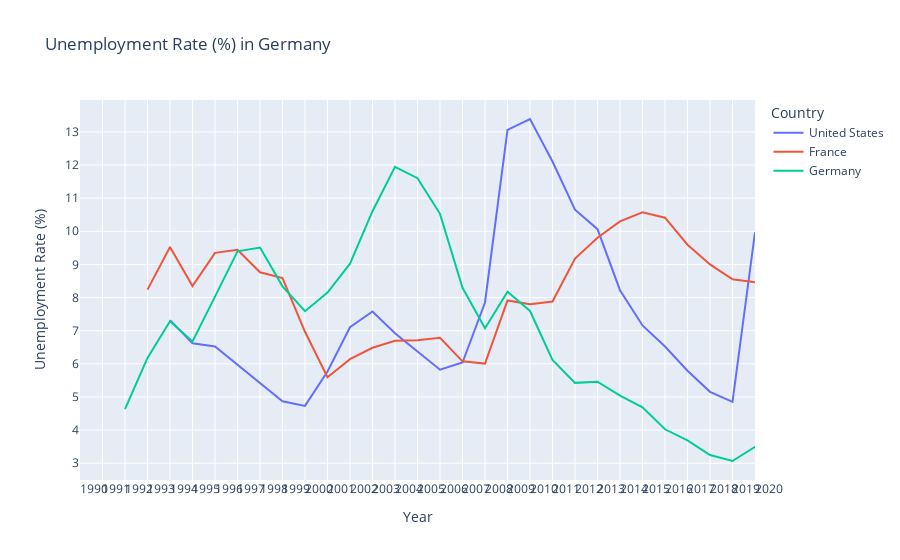

The cell this chart's notebook holds for it:
### Markdown cell above
### 3. Visualisierung

---

Als nächstes werden wir den ursprünglichen Datensatz nehmen `df` und visualisieren die Daten aller 3 Länder in einer Figur.
Visualisieren dafür 

- *Gestalte bitte den Graphen so das er eine klare und minimalitische Übersicht der Daten wiedergibt.*

### Code cell
# Ein Diagramm mit den Daten aller drei Länder in einer Figur
fig = px.line(



# Entferne den Hastag und vervollständige den Code



)

fig.update_xaxes(dtick=1, tickangle=1)
fig.update_yaxes(dtick=1, tickangle=1)
fig.show()

### Figure 1 — Plotly figure (JSON) as saved in the notebook; plotly's stock layout.template omitted (floating-point values rounded to 4 significant figures)
{"data": [{"hovertemplate": "Country=United States<br>Year=%{x}<br>Unemployment Rate (%)=%{y}<extra></extra>", "legendgroup": "United States", "line": {"color": "#636efa", "dash": "solid"}, "marker": {"symbol": "circle"}, "mode": "lines", "name": "United States", "orientation": "v", "showlegend": true, "type": "scatter", "x": [2020, 2019, 2018, 2017, 2016, 2015, 2014, 2013, 2012, 2011, 2010, 2009, 2008, 2007, 2006, 2005, 2004, 2003, 2002, 2001, 2000, 1999, 1998, 1997, 1996, 1995, 1994, 1993, 1992, 1991, 1990], "xaxis": "x", "y": [9.971, 4.854, 5.156, 5.791, 6.524, 7.159, 8.223, 10.06, 10.65, 12.11, 13.39, 13.06, 7.852, 6.04, 5.823, 6.379, 6.924, 7.579, 7.106, 5.769, 4.732, 4.872, 5.42, 5.975, 6.523, 6.619, 7.32, null, null, null, null], "yaxis": "y"}, {"hovertemplate": "Country=France<br>Year=%{x}<br>Unemployment Rate (%)=%{y}<extra></extra>", "legendgroup": "France", "line": {"color": "#EF553B", "dash": "solid"}, "marker": {"symbol": "circle"}, "mode": "lines", "name": "France", "orientation": "v", "showlegend": true, "type": "scatter", "x": [2020, 2019, 2018, 2017, 2016, 2015, 2014, 2013, 2012, 2011, 2010, 2009, 2008, 2007, 2006, 2005, 2004, 2003, 2002, 2001, 2000, 1999, 1998, 1997, 1996, 1995, 1994, 1993, 1992, 1991, 1990], "xaxis": "x", "y": [8.462, 8.55, 9.001, 9.595, 10.41, 10.57, 10.3, 9.808, 9.176, 7.879, 7.802, 7.915, 6.008, 6.076, 6.785, 6.712, 6.694, 6.486, 6.143, 5.598, 6.968, 8.591, 8.764, 9.445, 9.35, 8.347, 9.528, 8.24, null, null, null], "yaxis": "y"}, {"hovertemplate": "Country=Germany<br>Year=%{x}<br>Unemployment Rate (%)=%{y}<extra></extra>", "legendgroup": "Germany", "line": {"color": "#00cc96", "dash": "solid"}, "marker": {"symbol": "circle"}, "mode": "lines", "name": "Germany", "orientation": "v", "showlegend": true, "type": "scatter", "x": [2020, 2019, 2018, 2017, 2016, 2015, 2014, 2013, 2012, 2011, 2010, 2009, 2008, 2007, 2006, 2005, 2004, 2003, 2002, 2001, 2000, 1999, 1998, 1997, 1996, 1995, 1994, 1993, 1992, 1991, 1990], "xaxis": "x", "y": [3.495, 3.068, 3.247, 3.692, 4.025, 4.688, 5.041, 5.461, 5.426, 6.119, 7.595, 8.174, 7.073, 8.296, 10.53, 11.6, 11.95, 10.61, 9.021, 8.152, 7.59, 8.34, 9.51, 9.394, 8.028, 6.675, 7.285, 6.179, 4.636, null, null], "yaxis": "y"}], "layout": {"legend": {"title": {"text": "Country"}, "tracegroupgap": 0}, "title": {"text": "Unemployment Rate (%) in Germany"}, "xaxis": {"anchor": "y", "domain": [0, 1], "dtick": 1, "tickangle": 1, "title": {"text": "Year"}}, "yaxis": {"anchor": "x", "domain": [0, 1], "dtick": 1, "tickangle": 1, "title": {"text": "Unemployment Rate (%)"}}}}
